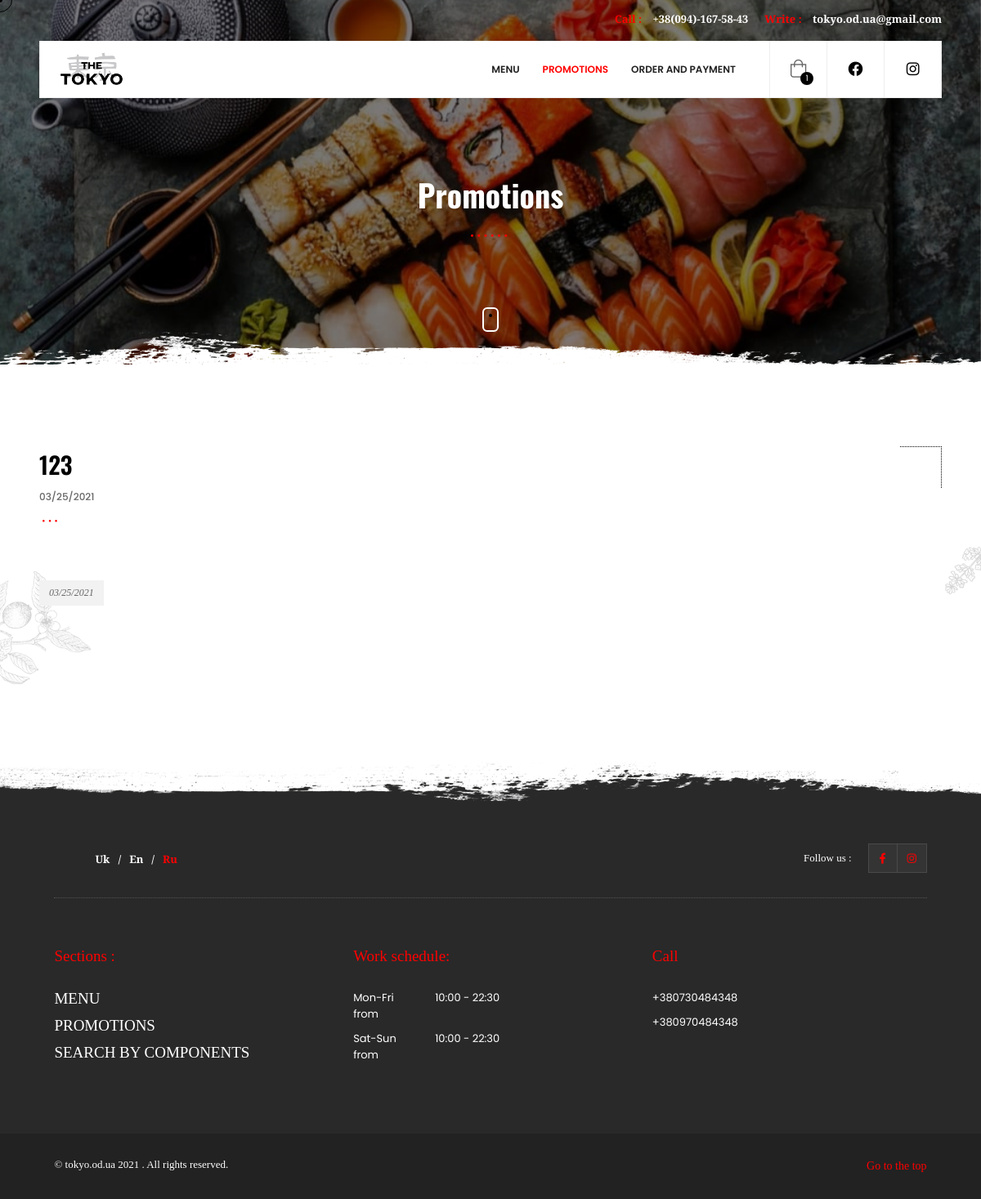
/proposition/ (signed in), run on the app's committed database.
### core/models.py (models this page shows, shortened)
class SessionOrder(models.Model):
    id = models.AutoField(primary_key=True)
    approved = models.BooleanField('Подтвержден',null=True, default=False)
    class Meta:
        verbose_name = 'Номер заказа в сессии'
        verbose_name_plural = 'Номера заказов в сессии'

class Order(models.Model):
    sessionOrder = models.ForeignKey(
        SessionOrder, null=True, blank=True, on_delete=models.CASCADE)
    ref_code = models.CharField('Пригласительный код', max_length=20, blank=True, null=True)
    items = models.ManyToManyField(OrderItem)
    name = models.CharField('Имя', max_length=50, blank=False, null=True)
    phone_number = models.CharField('Номер телефона', max_length=40, blank=False, null=True)
    person_amount = models.IntegerField('Количесто людей', blank=False, null=True)
    start_date = models.DateTimeField(auto_now_add=True)
    ordered = models.BooleanField('Заказан', default=False)
    address = models.ForeignKey(
        'Address', related_name='shipping_address', on_delete=models.SET_NULL, blank=True, null=True)
    coupon = models.ForeignKey(
        'Coupon', on_delete=models.SET_NULL, blank=True, null=True)
    comment = models.CharField('комментарий', max_length=255,null=True, blank=True)
    being_delivered = models.BooleanField('Был доставлен', default=False)
    need_learning_branch = models.BooleanField('Нужны учебные палочки', default=False)
    dont_recall = models.BooleanField('Не перезванивать', default=False)
    received = models.BooleanField('Товар получен', default=False)
    refund_requested = models.BooleanField('Возврат запроше', default=False)
    refund_granted = models.BooleanField('Возврат выполнен', default=False)
    '''
    1. Item added to cart
    2. Adding a billing address
    (Failed checkout)
    3. Payment
    (Preprocessing, processing, packaging etc.)
    4. Being delivered
    5. Received
    6. Refunds
    '''
    class Meta:
        verbose_name = 'Заказ'
        verbose_name_plural = 'Заказы'

### propositions/models.py (models this page shows)
class Proposition(models.Model):
    title = models.CharField(
        'Заголовок', max_length=80, null=False, blank=False)
    title_eng = models.CharField(
        'Заголовок eng', max_length=80, null=True, blank=True)
    title_ru = models.CharField(
        'Заголовок ru', max_length=80, null=True, blank=True)
    tag = models.ManyToManyField(Tag)
    date_added = models.DateField(auto_now=True)
    proposition_photo = models.ImageField(blank=True, null=True)
    description = HTMLField()
    description_eng = HTMLField(null=True, blank=True)
    description_ru = HTMLField(null=True, blank=True)
    slug = models.SlugField()
    def short_description(self):
        return mark_safe(self.description)[:20]
    def prop_preview_photo(self):
        return mark_safe('<img src="{}" width="100" /'.format(self.proposition_photo.url))
    def get_absolute_url(self):
        return reverse("proposition:single_proposition", kwargs={
            'slug': self.slug
        })
    prop_preview_photo.short_description = 'Превью'
    prop_preview_photo.allow_tags = True
    short_description.allow_tags = True
    class Meta:
        ordering = ['-date_added']
        verbose_name = 'Акция'
        verbose_name_plural = 'Акции'

### propositions/views.py (the view)
# urls.py: path('', PropositionsView.as_view(), name='all_prospositions'),
class PropositionsView(ListView):
    model = Proposition
    paginate_by=20
    template_name="blog.html"

### templates/blog.html (shortened to what this page needs)
{% extends "main.html" %}
{% block main_body %}
{% load static %}
<div id="main">
    {% include "header.html" %}
    <div id="wrapper">
        <div class="content">
            <section class="parallax-section hero-section hidden-section" data-scrollax-parent="true">
                <div class="bg par-elem " data-bg="{% static 'images/bg/1.jpg' %}" data-scrollax="properties: { translateY: '30%' }">
                </div>
                <div class="overlay"></div>
                <div class="container">
                    <div class="section-title">
                        <h2>
                            {% if request.session.lang == "uk" %}
                                Акції
                            {% elif request.session.lang == "ru" %}
                                Акции
                            {% else %}
                                Promotions
                            {% endif %}
                        </h2>
                        <div class="dots-separator fl-wrap"><span></span></div>
                    </div>
                </div>
                <div class="hero-section-scroll">
                    <div class="mousey">
                        <div class="scroller"></div>
                    </div>
                </div>
                <div class="brush-dec"></div>
            </section>
            <section class="hidden-section">
                <div class="container">
                    <div class="row">
                        <div class="col-md-12">
                            <div class="fl-wrap post-container">
                                {% if request.session.lang == "uk" %}
                                    {% for post in object_list %}
                                        <div class="post fl-wrap fw-post">
                                            <h2><a href="{{ post.get_absolute_url }}">{{ post.title }}</a></h2>
                                            <ul class="blog-title-opt">
                                                <li><a href="#">{{ post.date_added|date:"SHORT_DATE_FORMAT" }}</a></li>
                                            </ul>
                                            <div class="blog-media fl-wrap">
                                                <div class="single-slider-wrap">
                                                    <div class="single-slider fl-wrap">
                                                        <div class="swiper-container">
                                                            <div class="swiper-wrapper lightgallery">
                                                                <div class="swiper-slide hov_zoom">
                                                                    <img src="{{ post.proposition_photo.url }}" alt="">
                                                                    <a href="{{ post.proposition_photo.url }}"
                                                                        class="box-media-zoom   popup-image">
                                                                    </a></div>
                                                            </div>
                                                        </div>
                                                    </div>
                                                </div>
                                            </div>
                                            <div class="blog-text fl-wrap">
                                                <div class="pr-tags fl-wrap">
                                                    <ul>
                                                        {% comment %}
                                                        <li><a href="#">{{ post.date_added|date:"SHORT_DATE_FORMAT" }}</a></li>
                                                            <li> - </li>
                                                            {% for tag in post.tag.all %}
                                                            <li><a href="#">{{ tag.tag_name }} </a></li>
                                                            {% endfor %}
                                                        {% endcomment %}
                                                    </ul>
                                                </div>
                                                {% comment %}
                                                    <p>
                                                        {{ post.short_description }}
                                                    </p>
                                                {% endcomment %}
                                            </div>
                                        </div>
                                    {% endfor %}
                                {% else %}
                                    {% for post in object_list %}
                                        <div class="post fl-wrap fw-post">
                                            <h2><a href="{{ post.get_absolute_url }}">{{ post.title_eng  }}</a></h2>
                                            <ul class="blog-title-opt">
                                                <li><a href="#">{{ post.date_added|date:"SHORT_DATE_FORMAT" }}</a></li>
                                            </ul>
                                            <div class="blog-media fl-wrap">
                                                <div class="single-slider-wrap">
                                                    <div class="single-slider fl-wrap">
                                                        <div class="swiper-container">
                                                            <div class="swiper-wrapper lightgallery">
                                                                <div class="swiper-slide hov_zoom">
                                                                    </div>
                                                            </div>
                                                        </div>
                                                    </div>
                                                </div>
                                            </div>
                                            <div class="blog-text fl-wrap">
                                                <div class="pr-tags fl-wrap">
                                                    <ul>
                                                        <li><a href="#">{{ post.date_added|date:"SHORT_DATE_FORMAT" }}</a></li>
                                                    </ul>
                                                </div>
                                            </div>
                                        </div>
                                    {% endfor %}
                                {% endif %}
                            </div>
                        </div>
                    </div>
                </div>
                <div class="section-bg">
                    <div class="bg" data-bg="{% static 'images/bg/dec/section-bg.png' %}"></div>
                </div>
            </section>
            <div class="brush-dec2 brush-dec_bottom"></div>
        </div>
        <div class="height-emulator fl-wrap"></div>
        {% include "footer.html" %}
    </div>
    <div class="element">
    </div>
</div>
{% endblock main_body %}

### templates/header.html (shortened to what this page needs)
{% load cart_template_tags %} {% load static %}
<header class="main-header">
    <div class="header-top">
        <div class="container">
            <div class="header-top_contacts">
                <a href="tel:+380941675843"><span>{% if request.session.lang == "uk" %} Подзвонити{% elif request.session.lang == "ru" %}Позвонить {% else %} Call {% endif %}:</span> +38(094)-167-58-43</a><a href="mailto:tokyo.od.ua@gmail.com"><span>{% if request.session.lang == "uk" %} Написати{% elif request.session.lang == "ru" %}Написать {% else %} Write {% endif %} :</span> tokyo.od.ua@gmail.com</a>
            </div>
        </div>
    </div>
    <div class="header-inner fl-wrap">
        <div class="container">
            <div class="header-container fl-wrap">
                <a href="{% url  'core:menu' %}" class="logo-holder ajax"><img src='{% static "images/logo.png" %}' alt="" /></a>
                <div class="show-share-btn htact"><a href="https://instagram.com/tokyo.od.ua?igshid=o5y4xnlsjtwo" target="_blank"><i class="fab fa-instagram"></i></a></div>
                <div class="show-share-btn htact"><a href="https://www.facebook.com/tokyo.od.ua/" target="_blank"><i class="fab fa-facebook"></i></a></div>
                <div class="show-cart sc_btn htact"><i class="fal fa-shopping-bag"></i><span class="show-cart_count">{{ request|cart_item_count }}</span></div>
                <div class="nav-holder main-menu">
                    <nav>
                        <ul>
                            <li>
                                <a id="menu" href="{% url  'core:menu' %}">{% if request.session.lang == "uk" %} Меню {% elif request.session.lang == "ru" %} Меню {% else %} Menu {% endif %}
                                </a>
                            </li>
                            <li><a id="propositions" href="{% url  'proposition:all_prospositions' %}" class="act-link">{% if request.session.lang == "uk" %} Акції {% elif request.session.lang == "ru" %} Акции {% else %} Promotions {% endif %}</a></li>
                            <li><a id="delivery" href="{% url  'core:delivery' %}" class="act-link">{% if request.session.lang == "uk" %} Доставка та оплата {% elif request.session.lang == "ru" %} Доставка и оплата {% else %} Order and Payment {% endif %}</a></li>
                        </ul>
                    </nav>
                </div>
            </div>
        </div>
    </div>
</header>

### data on the page
SessionOrder: id "1"
Proposition: title_eng "123", date_added "03/25/2021"
